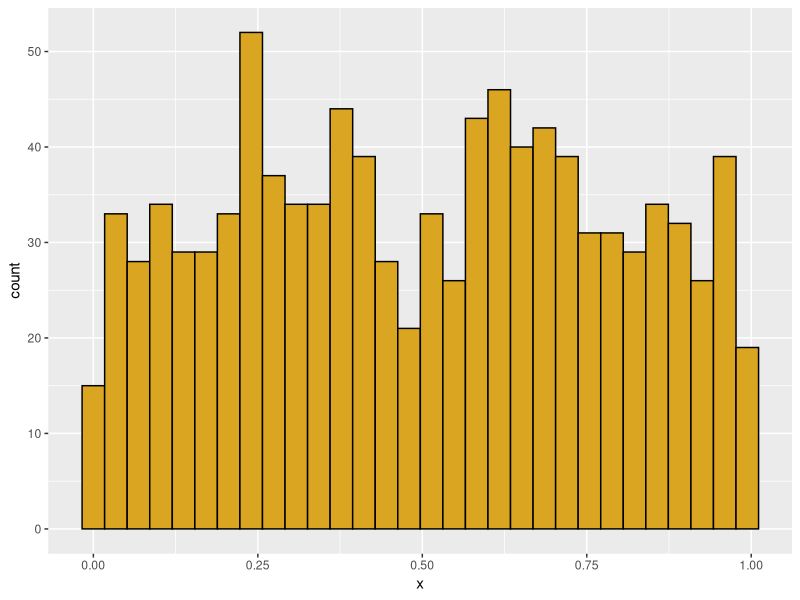
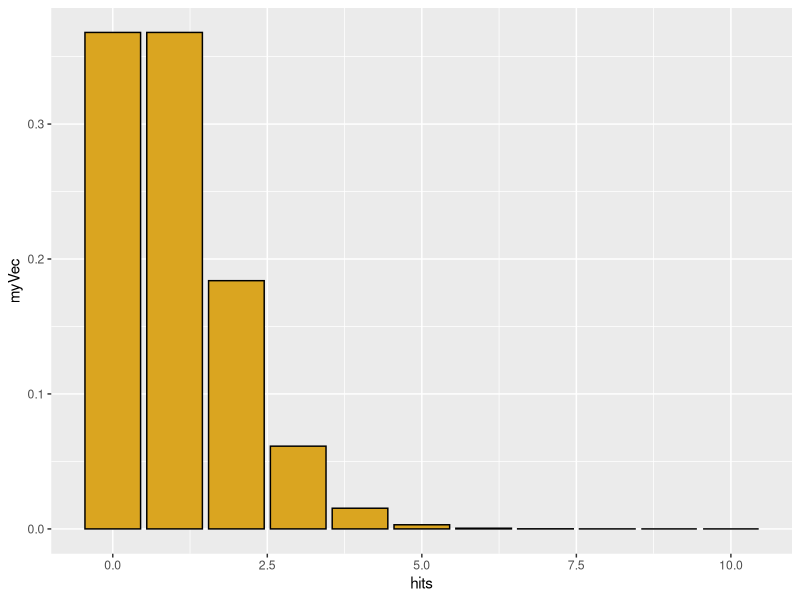
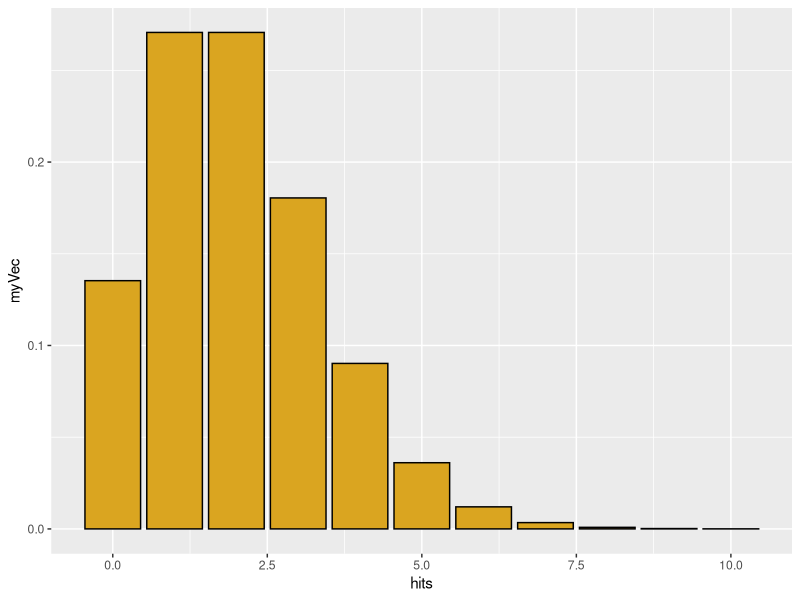
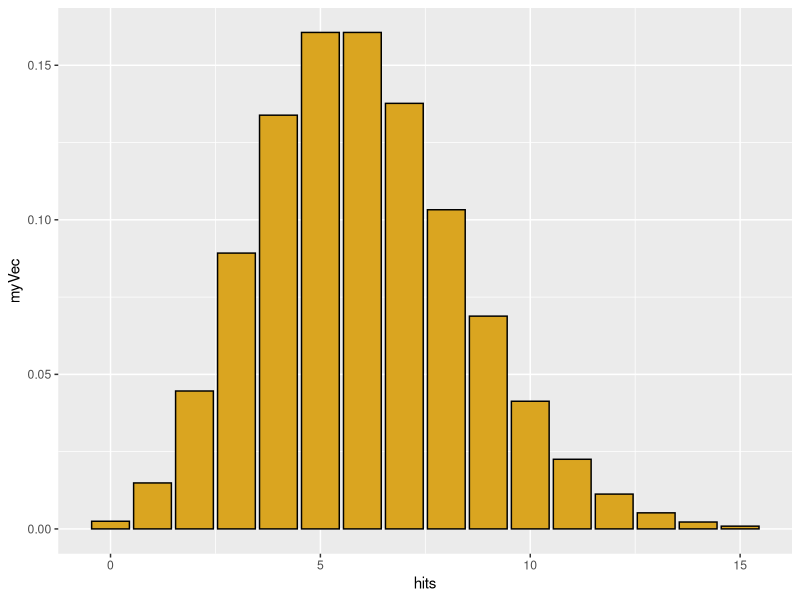
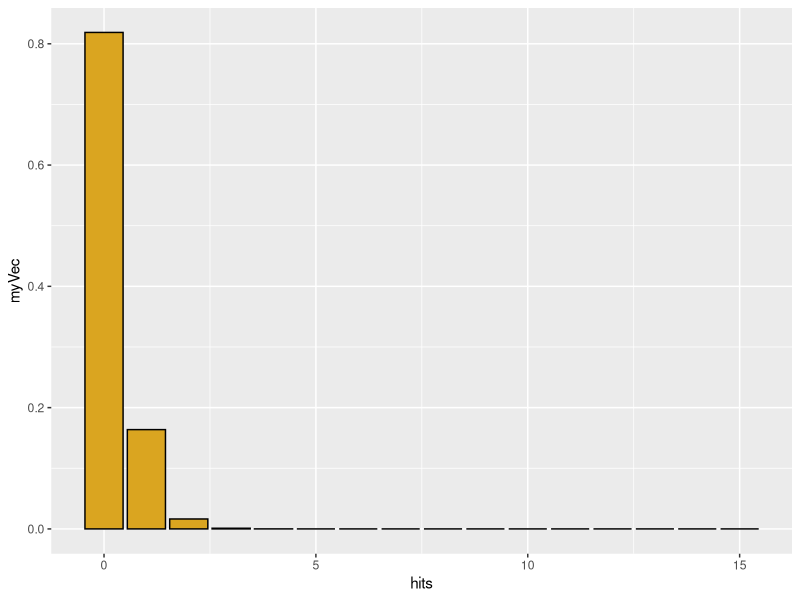
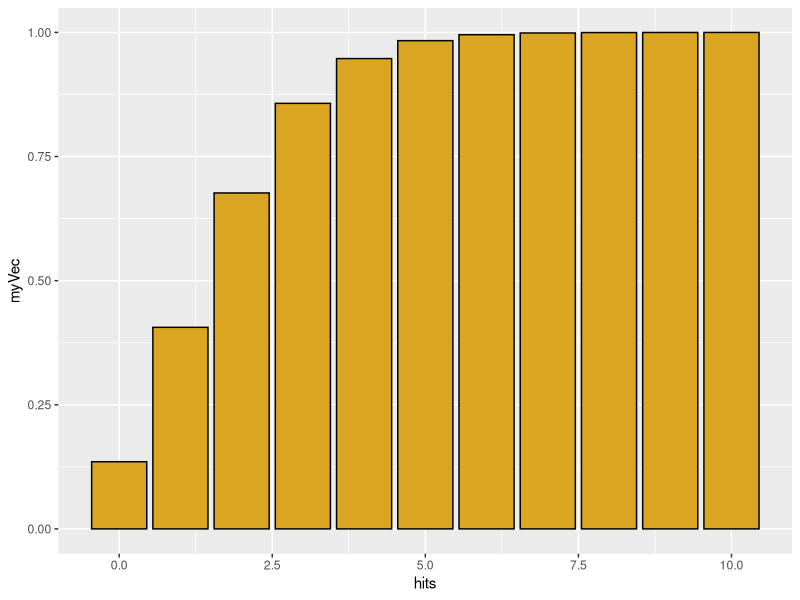
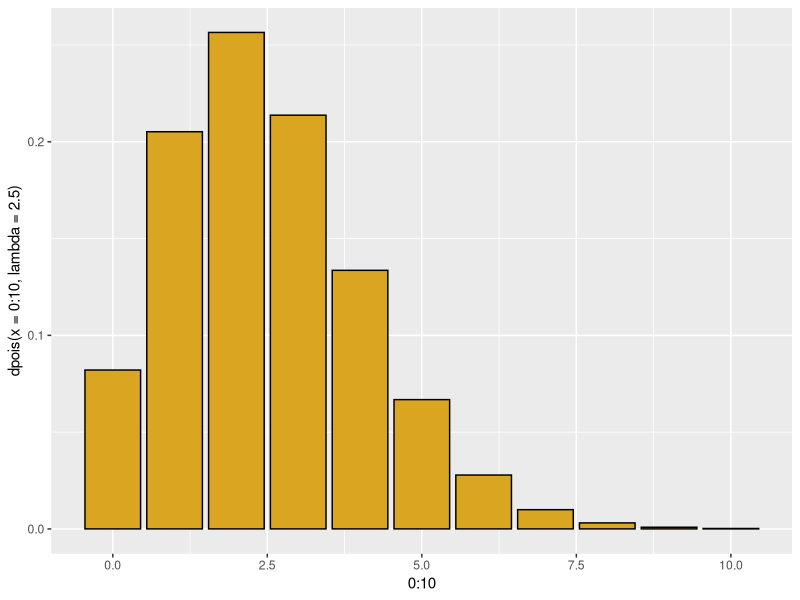
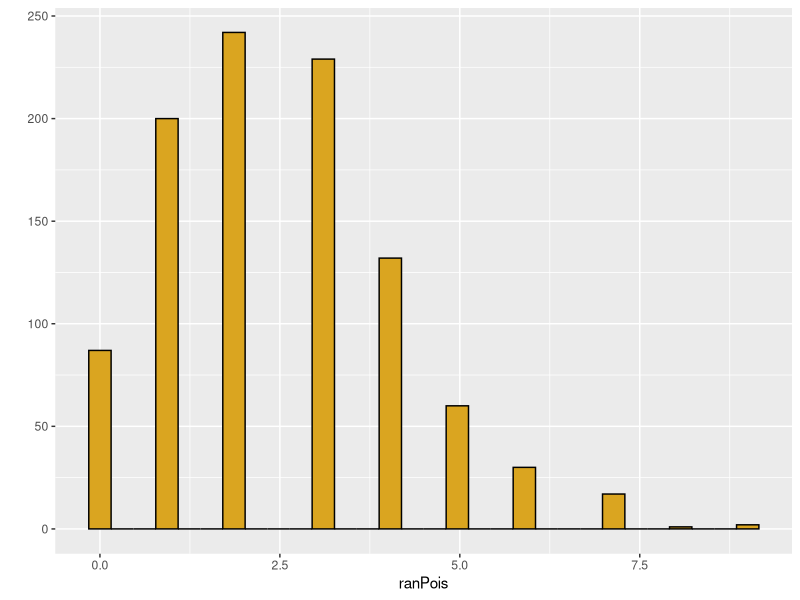

Write R code to recreate these figures, in order.
## ---- chunk 1
knitr::opts_chunk$set(eval = FALSE)
## ---- chunk 2
############################
# Function: my_histo
# Purpose: creates a ggplot histogram
# Requires: ggplot
# Input: a numeric vector
# Output: a ggplot histogram

############################
# Function: my_histo
# Purpose: creates a ggplot histogram
# Requires: ggplot
# Input: a numeric vector
# Output: a ggplot histogram
library(ggplot2)
my_histo <- function(df=NULL) {
  if(is.null(df)) df=data.frame(x=runif(1000))  
  p1 <- ggplot(data=df) +
  aes(x=x) +
  geom_histogram(color="black",fill="goldenrod")
 print(p1)   
                                  
}
my_histo()
## ---- chunk 3
library(ggplot2)
library(MASS)
#-------------------------------------------------
# Poisson distribution
# Discrete X >= 0
# Random events with a constant rate lambda
# (observations per time or per unit area)
# Parameter lambda > 0

# "d" function generates probability density
hits <- 0:10
myVec <- dpois(x=hits,lambda=1)
qplot(x=hits,y=myVec,geom="col",color=I("black"),fill=I("goldenrod"))

myVec <- dpois(x=hits,lambda=2)
qplot(x=hits,y=myVec,geom="col",color=I("black"),fill=I("goldenrod"))

hits <- 0:15
myVec <- dpois(x=hits,lambda=6)
qplot(x=hits,y=myVec,geom="col",color=I("black"),fill=I("goldenrod"))


hits <- 0:15
myVec <- dpois(x=hits,lambda=0.2)
qplot(x=hits,y=myVec,geom="col",color=I("black"),fill=I("goldenrod"))

sum(myVec)  # sum of density function = 1.0 (total area under curve)

# for a Poisson distribution with lambda=2, 
# what is the probability that a single draw will yield X=0?

dpois(x=0,lambda=2)

# "p" function generates cumulative probability density; gives the 
# "lower tail" cumulative area of the distribution

hits <- 0:10
myVec <- ppois(q=hits,lambda=2)
qplot(x=hits,y=myVec,geom="col",color=I("black"),fill=I("goldenrod"))


# for a Poisson distribution with lambda=2, 
# what is the probability of getting 1 or fewer hits?

ppois(q=1, lambda=2)


# We could also get this through dpois
p_0 <- dpois(x=0,lambda=2)
p_0
p_1 <- dpois(x=1,lambda=2)
p_1
p_0 + p_1


# The q function is the inverse of p
# What is the number of hits corresponding to 50% of the probability mass
qpois(p=0.5,lambda=2.5)
qplot(x=0:10,y=dpois(x=0:10,lambda=2.5),geom="col",color=I("black"),fill=I("goldenrod"))

# but distribution is discrete, so this is not exact
ppois(q=2,lambda=2.5)

# finally, we can simulate individual values from a poisson
ranPois <- rpois(n=1000,lambda=2.5)
qplot(x=ranPois,color=I("black"),fill=I("goldenrod"))


# for real or simulated data, we can use the quantile
# function to find the empirical  95% confidence interval on the data

quantile(x=ranPois,probs=c(0.025,0.975))
## ---- chunk 4
#-------------------------------------------------
# Binomial distribution
# p = probability of a dichotomous outcome
# size = number of trials
# x = possible outcomes
# outcome x is bounded between 0 and number of trials

# use "d" binom for density function
hits <- 0:10
myVec <- dbinom(x=hits,size=10,prob=0.5)
qplot(x=0:10,y=myVec,geom="col",color=I("black"),fill=I("goldenrod"))



# and how does this compare to an actual simulation of 50 tosses of 100 coins?

myCoins <- rbinom(n=50,size=100,prob=0.5)
qplot(x=myCoins,color=I("black"),fill=I("goldenrod"))
quantile(x=myCoins,probs=c(0.025,0.975))

## ---- chunk 5
#-------------------------------------------------
# negative binomial: number of failures (values of MyVec)
# in a series of (Bernouli) with p=probability of success 
# before a target number of successes (= size)
# generates a discrete distribution that is more 
# heterogeneous ("overdispersed") than Poisson
hits <- 0:40
myVec <- dnbinom(x=hits, size=5, prob=0.5)
qplot(x=hits,y=myVec,geom="col",color=I("black"),fill=I("goldenrod"))

# geometric series is a special case where N= 1 success
# each bar is a constant fraction 1 - "prob" of the bar before it
myVec <- dnbinom(x=hits, size=1, prob=0.1)
qplot(x=hits,y=myVec,geom="col",color=I("black"),fill=I("goldenrod"))


# alternatively specify mean = mu of distribution and size, 
# the dispersion parameter (small is more dispersed)
# this gives us a poisson with a lambda value that varies
# the dispersion parameter is the shape parameter in the gamma
# as it increases, the distribution has a smaller variance
# just simulate it directly

nbiRan <- rnbinom(n=1000,size=10,mu=5)
qplot(nbiRan,color=I("black"),fill=I("goldenrod"))

nbiRan <- rnbinom(n=1000,size=0.1,mu=5)
qplot(nbiRan,color=I("black"),fill=I("goldenrod"))
## ---- chunk 6
library(MASS)
data <- c(100,100,104,99)
z <- fitdistr(data,"normal")
print(z)
## ---- chunk 7

frog_data <- c(30.15,26.3,27.5,22.9,27.8,26.2)

# get and print model parameters assuming a normal distribution
z<- fitdistr(frog_data,"normal")
print(z)

# plot the density function for the normal and annotate the plot with the original data
x <- 1:100
g_density <- dnorm(x=x,mean=z$estimate["mean"],sd=z$estimate["sd"])
qplot(x,g_density,geom="line") + annotate(geom="point",x=frog_data,y=0.001)   
 
# now do the same for a gamma distribution, which has a shape and rate parameter as outputs from fitdistr
z<- fitdistr(frog_data,"gamma")
print(z)

# plot the density function for the gamma and annotate the plot with the original data
x <- 1:100
g_density <- dgamma(x=x,shape=z$estimate["shape"],rate=z$estimate["rate"])
qplot(x,g_density,geom="line") + annotate(geom="point",x=frog_data,y=0.001,color="red")   
## ---- chunk 8

frog_data <- c(30.15,26.3,27.5,22.9,27.8,26.2)
outlier <- 0.050
frog_data <- c(frog_data,outlier)

# get and print model parameters assuming a normal distribution
z<- fitdistr(frog_data,"normal")
print(z)

# plot the density function for the normal and annotate the plot with the original data
x <- 1:100
g_density <- dnorm(x=x,mean=z$estimate["mean"],sd=z$estimate["sd"])
qplot(x,g_density,geom="line") + annotate(geom="point",x=frog_data,y=0.001)   
 
# now do the same for a gamma distribution, which has a shape and rate parameter as outputs from fitdistr
z<- fitdistr(frog_data,"gamma")
print(z)

# plot the density function for the gamma and annotate the plot with the original data
x <- 1:100
g_density <- dgamma(x=x,shape=z$estimate["shape"],rate=z$estimate["rate"])
qplot(x,g_density,geom="line") + annotate(geom="point",x=frog_data,y=0.001,color="red")   
